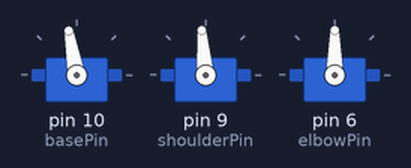
This sketch was run on a simulated Arduino Uno, built with avr-gcc and run on an emulated ATmega328P. On the bench: 3 × servo.

Above: at 0.1 s.
Timing chart, 0 to 1.6 s (numbered marks = the images above):
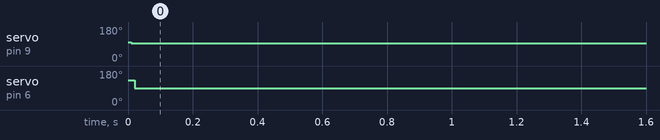

Measured:
- by itself, servo on pin 9 (shoulderPin): 100° → 95° at 0.01 s
- by itself, servo on pin 6 (elbowPin): 130° → 90° at 0.02 s

The sketch:

arm.ino
```cpp
/***********************************************************************
 * Arm control code

 * Connections:
 * Digital pin 10 - base servo signal
 *              9 - shoulder servo signal
 *              6 - elbow servo signal
 *              5 - wrist servo signal
 ***********************************************************************/

#include <Servo.h>
#include <Wire.h>
#include <math.h>

#define PI 3.14159

// Object definitions
Servo baseServo, shoulderServo, elbowServo, wristServo;

// Motor ranges hardcoded for normal arm
int basePin = 10, shoulderPin = 9, elbowPin = 6;
int baseMin     = 10, baseMax     = 150;
int shoulderMin = 95, shoulderMax = 170;
int elbowMin    = 45, elbowMax    = 130;
int armAngles[4] = {0, 100, 60, 90}; // 0 - dummy, 1 - base, 2 - shoulder, 3 - elbow


void setup() {
  Serial.begin(9600);

  // initialize servos
  baseServo.attach(basePin);
  baseServo.write(90);

  shoulderServo.attach(shoulderPin);
  shoulderServo.write(100);

  elbowServo.attach(elbowPin);
  elbowServo.write(130);

}

void loop() {
  // get data as they become available
  if(Serial.available() > 3){
    for(int i = 1; i < 4; i++){
      armAngles[i] = Serial.read();
    }
  }

  // write to base motor
  if(armAngles[1] >= baseMin && armAngles[1] <= baseMax) baseServo.write(armAngles[1]);
  else if(armAngles[1] <= baseMin) baseServo.write(baseMin);
  else if(armAngles[1] >= baseMax) baseServo.write(baseMax);
  delay(10);

  // write to shoulder motor
  if(armAngles[2] >= shoulderMin && armAngles[2] <= shoulderMax) shoulderServo.write(armAngles[2]);
  else if(armAngles[2] <= shoulderMin) shoulderServo.write(shoulderMin);
  else if(armAngles[2] >= shoulderMax) shoulderServo.write(shoulderMax);
  delay(10);

  // write to elbow motor
  if(armAngles[3] >= elbowMin && armAngles[3] <= elbowMax) elbowServo.write(armAngles[3]);
  else if(armAngles[3] <= elbowMin) elbowServo.write(elbowMin);
  else if(armAngles[3] >= elbowMax) elbowServo.write(elbowMax);
  delay(10);

}
```
